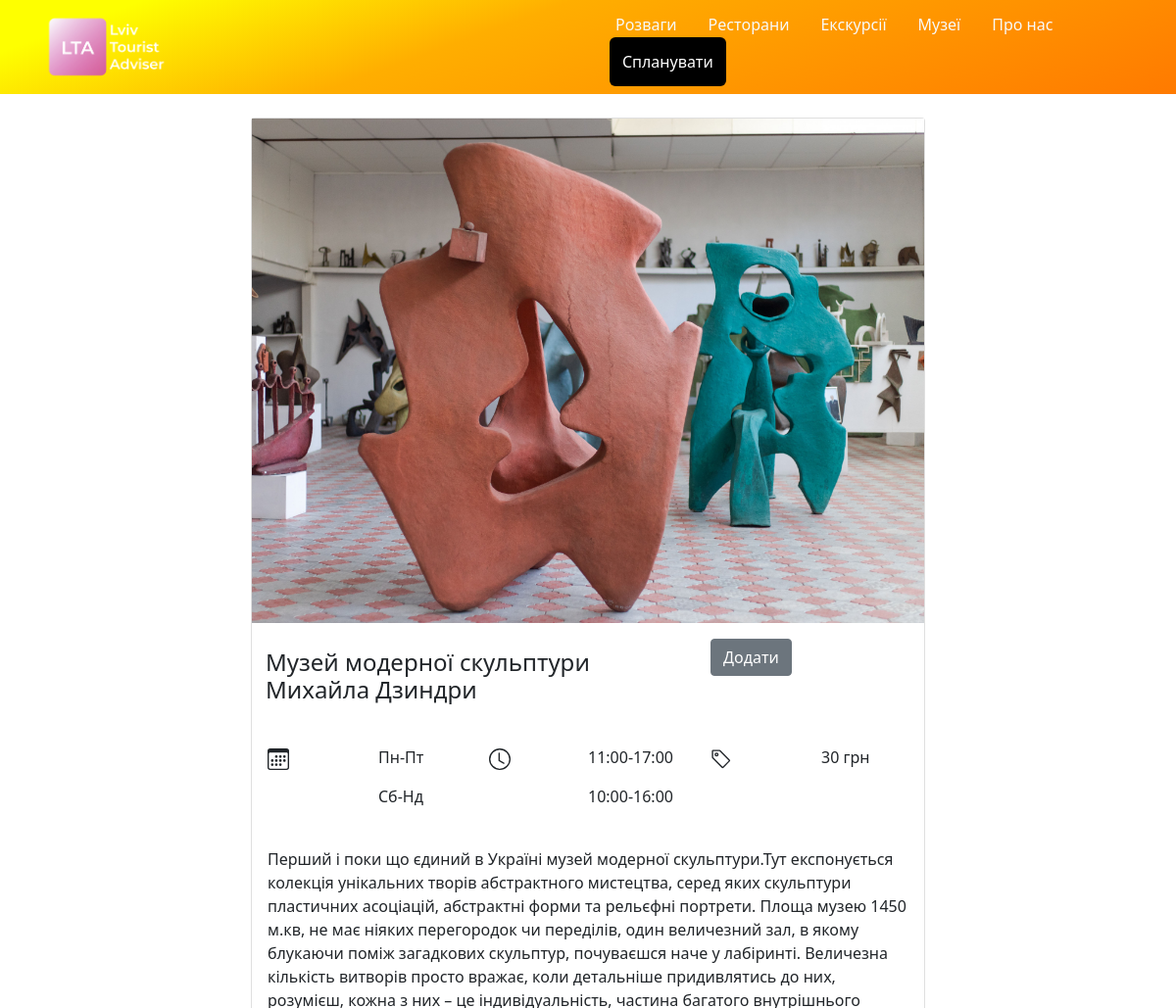
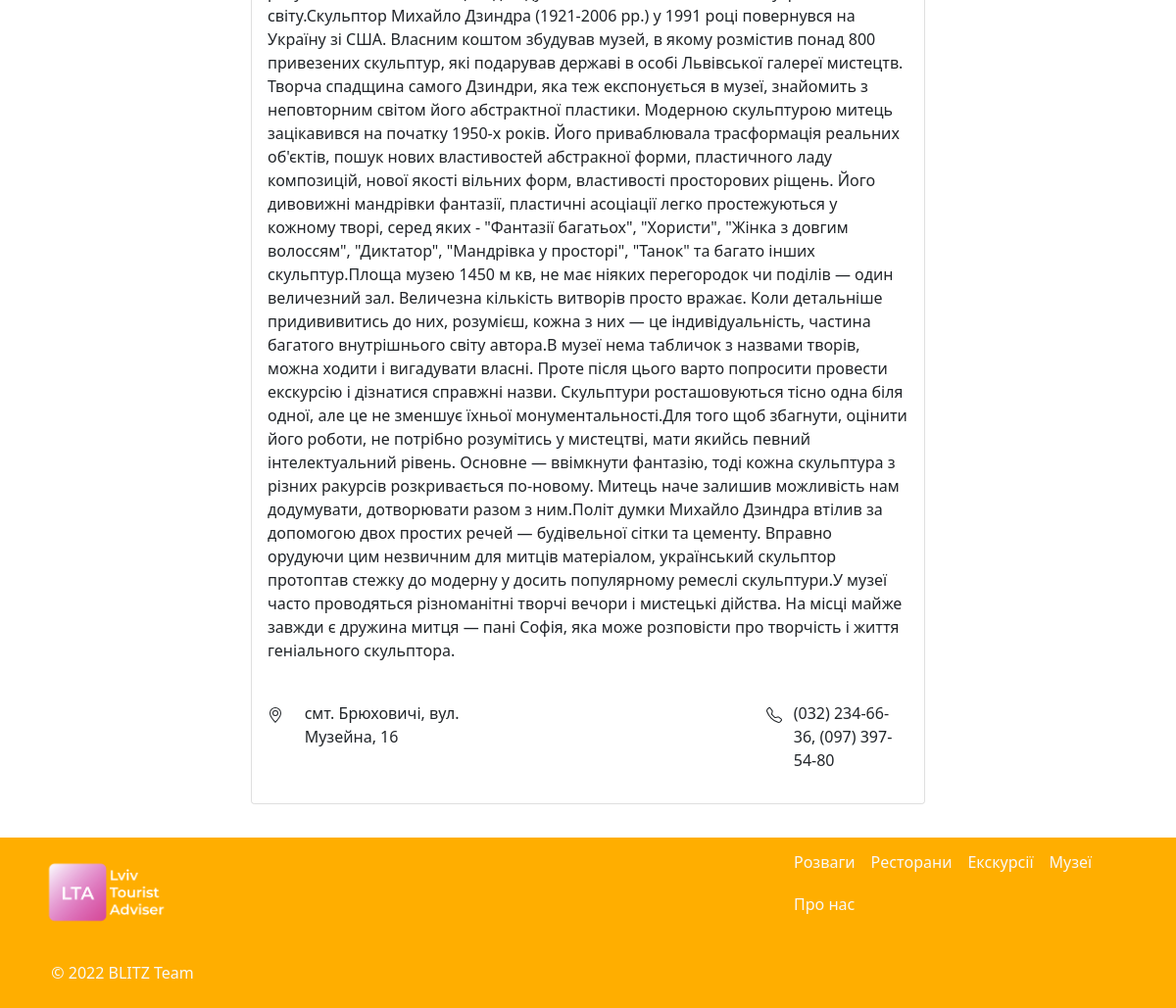
Page /museums/5 on the committed database (2 pictures, top to bottom).
### museums/models.py (models this page shows, shortened)
class Museums(models.Model):
    name = models.CharField(max_length=100)
    address = models.CharField(max_length=150)
    price = models.IntegerField()
    img_url = models.CharField(max_length=200)
    start_work_hour = models.CharField(max_length=10)
    end_work_hour = models.CharField(max_length=10)
    description = models.TextField()
    rating = models.DecimalField(max_digits=3, decimal_places=1)
    phone_number = models.CharField(max_length=80)
    category = models.IntegerField(null=True)

### museums/views.py (the view)
# urls.py: path('<int:id_museum>', views.museum_id),
def museum_id(request, id_museum):
    museum = Museums.objects.get(id=id_museum)
    data = {
        'museum': museum
    }
    return render(request, 'museums/item.html', data)

### museums/views.py (called while the page is built)
@register.filter
def get_img(museum):
    return f'/static/museums/photos/{museum.id}.jpg'

### museums/templates/museums/item.html (shortened to what this page needs)
{% extends "main/base.html" %}
{% load static %}
{% block content %}
      <div class="row">
        <div class="col-2">
        </div>
        <div class="col-8">
          <div class="container-fluid">
            <div class="row">
              <div class="col-12">
                <div class="card mb-4 box-shadow">
                  <div class='row'>
                    <div class="col-12">
                      <div style="display:flex; justify-content:center;width:100%;">
                        <img src="{{ museum|get_img }}" alt="" style = "max-width:100%;">
                      </div>
                      <div class="card-body">
                        <div class="row">
                          <div class="col-8" style="padding:10px;">
                            <h4>{{ museum.name }}</h4>
                          </div>
                          <div class="col-4" style="float:right;">
                            <button type="button" class="btn btn-secondary add">
                              <p style="margin-bottom:0px;" id="{{ museum.id }}">Додати</p>
                            </button>
                          </div>
                        </div>
                        <br>
                          <div class="row">
                            <div class="col-4">
                              <div class="row">
                                <div class="col-6">
                                </div>
                                <div class="col-6">
                                  <p style="text-align:left;">Пн-Пт</p>
                                  <p style="text-align:left;">Сб-Нд</p>
                                </div>
                              </div>
                            </div>
                            <div class="col-4">
                              <div class="row">
                                <div class="col-6">
                                  <svg xmlns="http://www.w3.org/2000/svg" width="22" height="22" fill="currentColor" class="bi bi-clock" viewBox="0 0 16 16">
                                    <path d="M8 3.5a.5.5 0 0 0-1 0V9a.5.5 0 0 0 .252.434l3.5 2a.5.5 0 0 0 .496-.868L8 8.71V3.5z"/>
                                    <path d="M8 16A8 8 0 1 0 8 0a8 8 0 0 0 0 16zm7-8A7 7 0 1 1 1 8a7 7 0 0 1 14 0z"/>
                                  </svg>
                                </div>
                                <div class="col-6" style='padding:0;'>
                                  <p style="text-align:left;">{{museum.start_work_hour}}-{{museum.end_work_hour}}</p>
                                  <p style="text-align:left;">10:00-16:00</p>
                                </div>
                              </div>
                            </div>
                            <div class="col-4">
                              <div class="row">
                                <div class="col-6">
                                </div>
                                <div class="col-6">
                                  <p style="text-align:left;">{{museum.price}} грн</p>
                                </div>
                              </div>
                            </div>
                          </div>
                          <br>
                          <p>{{ museum.description }}</p>
                          <br>
                          <div class="row">
                            <div class="col-4" style="text-align:left;">
                              <div class="row">
                                <div class="col-2">
                                </div>
                                <div class="col-10">
                                  <p>{{museum.address}}</p>
                                </div>
                              </div>
                            </div>
                            <div class="col-5"></div>
                            <div class="col-3" style="text-align:left;">
                              <div class="row">
                                <div class="col-2">
                                </div>
                                <div class="col-10">
                                  <p>{{museum.phone_number}}</p>
                                </div>
                              </div>
                            </div>
                          </div>
                      </div>
                    </div>
                  </div>
                </div>
              </div>
            </div>
          </div>
        </div>
      </div>
</html>
{% endblock %}

### rows in the picture
Museums: name "Музей модерної скульптури Михайла Дзиндри", start_work_hour "11:00", end_work_hour "17:00", price "30", description "Перший і поки що єдиний в Україні музей модерної скульптури.Тут експонується колекція унікальних творів абстрактного мистецтва, серед яких скульптури пластичних асоціацій, абстрактні форми та рельєфні портрети. Площа музею 1450 м.кв, не має ніяких перегородок чи переділів, один величезний зал, в якому блукаючи поміж загадкових скульптур, почуваєшся наче у лабіринті. Величезна кількість витворів просто вражає, коли детальніше придивлятись до них, розумієш, кожна з них – це індивідуальність, частина багатого внутрішнього світу.Скульптор Михайло Дзиндра (1921-2006 рр.) у 1991 році повернувся на Україну зі США. Власним коштом збудував музей, в якому розмістив понад 800 привезених скульптур, які…", address "смт. Брюховичі, вул. Музейна, 16", phone_number "(032) 234-66-36, (097) 397-54-80"
